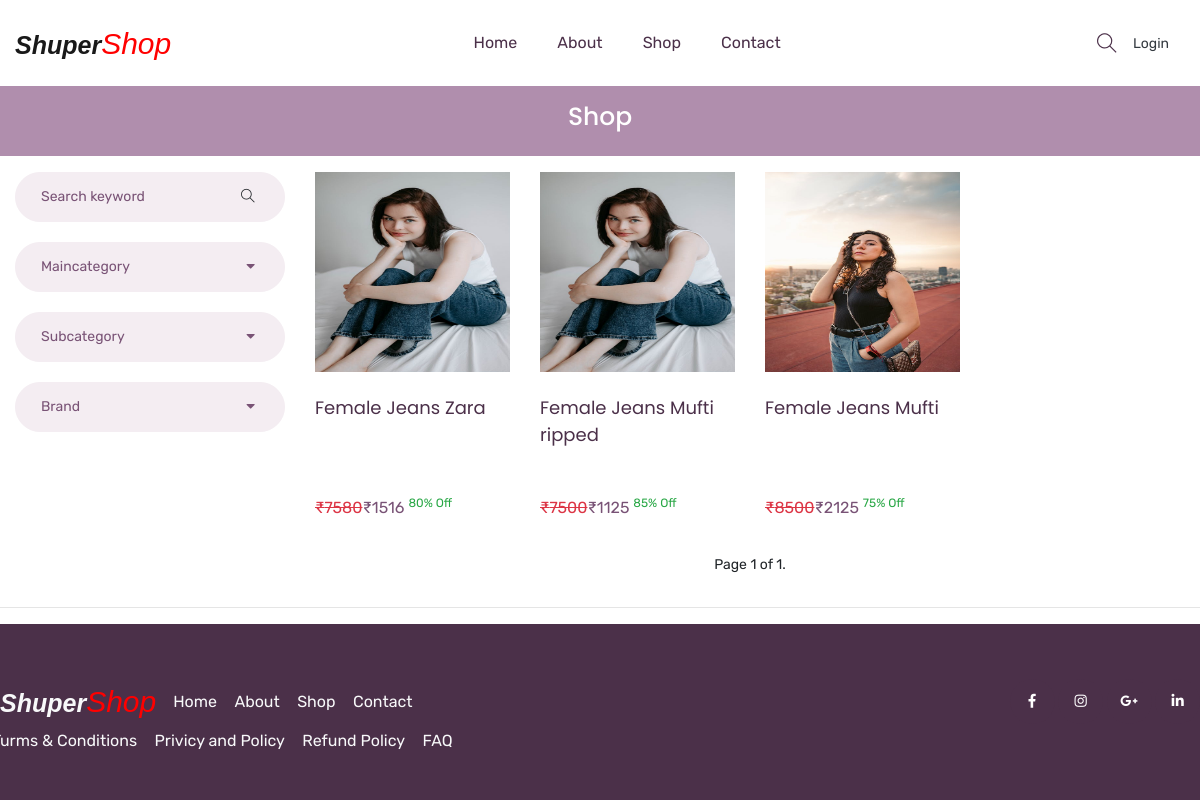
The page /shop/Female/Jeans/All/ on the database its author committed.
### mainApp/models.py (models this page shows, shortened)
class Product(models.Model):
    id = models.AutoField(primary_key=True)
    name = models.CharField(max_length=30)
    maincategory = models.ForeignKey(Maincategory,on_delete=models.CASCADE)
    subcategory = models.ForeignKey(Subcategory,on_delete=models.CASCADE)
    brand = models.ForeignKey(Brand,on_delete=models.CASCADE)
    baseprice = models.IntegerField()
    discount = models.IntegerField()
    finalprice = models.IntegerField()
    stock = models.BooleanField(default=True)
    color = models.CharField(max_length=30)
    size = models.CharField(max_length=10)
    description = models.TextField(default="")
    pic1 = models.ImageField(upload_to="uploads/product")
    pic2 = models.ImageField(upload_to="uploads/product",default=None,blank=True,null=True)
    pic3 = models.ImageField(upload_to="uploads/product",default=None,blank=True,null=True)
    pic4 = models.ImageField(upload_to="uploads/product",default=None,blank=True,null=True)

### mainApp/views.py (the view)
# urls.py: path('shop/<str:mc>/<str:sc>/<str:br>/', mainApp.shopPage,name="shop"),
def shopPage(Request,mc,sc,br):
    if(mc=="All" and sc=="All" and br=="All"):
        products = Product.objects.all().order_by("-id")
    elif(mc!="All" and sc=="All" and br=="All"):
        products = Product.objects.filter(maincategory=Maincategory.objects.get(name=mc)).order_by("-id")
    elif(mc=="All" and sc!="All" and br=="All"):
        products = Product.objects.filter(subcategory=Subcategory.objects.get(name=sc)).order_by("-id")
    elif(mc=="All" and sc=="All" and br!="All"):
        products = Product.objects.filter(brand=Brand.objects.get(name=br)).order_by("-id")
    elif(mc!="All" and sc!="All" and br=="All"):
        products = Product.objects.filter(maincategory=Maincategory.objects.get(name=mc),subcategory=Subcategory.objects.get(name=sc)).order_by("-id").order_by("-id")
    elif(mc!="All" and sc=="All" and br!="All"):
        products = Product.objects.filter(maincategory=Maincategory.objects.get(name=mc),brand=Brand.objects.get(name=br)).order_by("-id").order_by("-id")
    elif(mc=="All" and sc!="All" and br!="All"):
        products = Product.objects.filter(brand=Brand.objects.get(name=br),subcategory=Subcategory.objects.get(name=sc)).order_by("-id").order_by("-id")
    else:
        products = Product.objects.filter(maincategory=Maincategory.objects.get(name=mc),subcategory=Subcategory.objects.get(name=sc),brand=Brand.objects.get(name=br)).order_by("-id").order_by("-id")
    maincategory = Maincategory.objects.all().order_by("-id")
    subcategory = Subcategory.objects.all().order_by("-id")
    brand = Brand.objects.all().order_by("-id")
    paginator = Paginator(products,12)
    page_number = Request.GET.get("page")
    page_obj = paginator.get_page(page_number)
    return render(Request,"shop.html",{'maincategory':maincategory,'subcategory':subcategory,'brand':brand,'mc':mc,'sc':sc,'br':br,'page_obj':page_obj})

### mainApp/templates/shop.html (shortened to what this page needs)
{% extends 'index.html' %}
{% load static %}
{% block body %}
    <section class="breadcrumb_part">
        <div class="container-fluid">
            <div class="row">
                <div class="col-lg-12">
                    <div class="breadcrumb_iner">
                        <h2>shop</h2>
                    </div>
                </div>
            </div>
        </div>
    </section>
    <section class="product_list py-3">
        <div class="container-fluid">
            <div class="row">
                <div class="col-md-3">
                    <div class="product_sidebar">
                        <div class="single_sedebar">
                            <form action="/search/" method="post">
                                <input type="text" name="search" placeholder="Search keyword">
                                <i class="ti-search"></i>
                            </form>
                        </div>
                        <div class="single_sedebar">
                            <div class="select_option">
                                <div class="select_option_list">Maincategory <i class="right fas fa-caret-down"></i> </div>
                            </div>
                        </div>
                        <div class="single_sedebar">
                            <div class="select_option">
                                <div class="select_option_list">Subcategory <i class="right fas fa-caret-down"></i> </div>
                            </div>
                        </div>
                        <div class="single_sedebar">
                            <div class="select_option">
                                <div class="select_option_list">Brand<i class="right fas fa-caret-down"></i> </div>
                            </div>
                        </div>
                    </div>
                </div>
                <div class="col-md-9">
                    <div class="product_list">
                        <div class="row">
                            {% for item in page_obj %}
                <div class="col-lg-3 col-md-4 col-sm-6 col-12">
                    <div class="single_product_item">
                        <div class="single_product_item_thumb">
                            <a href="/single-product/{{item.id}}">
                            <img src="{{item.pic1.url}}"style="height:200px;width:100%" alt="#" class="img-fluid">
                        </a>
                        </div>
                        <h3 style= height:90px><a href= "/single-product/{{item.id}}">{{item.name}}
                        </a></h3>
                        <p><del class="text-danger">&#8377;{{item.baseprice}}</del>&#8377;{{item.finalprice}} <sup class="text-success">{{item.discount}}% Off</sup></p>
                    </div>
                </div>
                {% endfor %}
                    </div>
                    <div class="load_more_btn text-center">
                            <span class="step-links">
                                <span class="current">
                                    Page {{ page_obj.number }} of {{ page_obj.paginator.num_pages }}.
                                </span>
                            </span>
                        </div>
                    </div>
                </div>
            </div>
        </div>
    </section>
{%endblock %}

### mainApp/static/css/all.css (style rules this page uses)
.fa, .fas, .far, .fal, .fab { -moz-osx-font-smoothing: grayscale; -webkit-font-smoothing: antialiased; display: inline-block; font-style: normal; font-variant: normal; text-rendering: auto; line-height: 1; }
.fa-caret-down:before { content: "\f0d7"; }
.fa, .fas { font-family: 'Font Awesome 5 Free'; font-weight: 900; }

### rows shown on the page
Product: pic1 (picture), name "Female Jeans Zara", baseprice "7580", finalprice "1516", discount "80"
Product: pic1 (picture), name "Female Jeans Mufti ripped", baseprice "7500", finalprice "1125", discount "85"
Product: pic1 (picture), name "Female Jeans Mufti", baseprice "8500", finalprice "2125", discount "75"

### other values the page prints
{{ page_obj.number }} "1"
{{ page_obj.paginator.num_pages }} "1"
